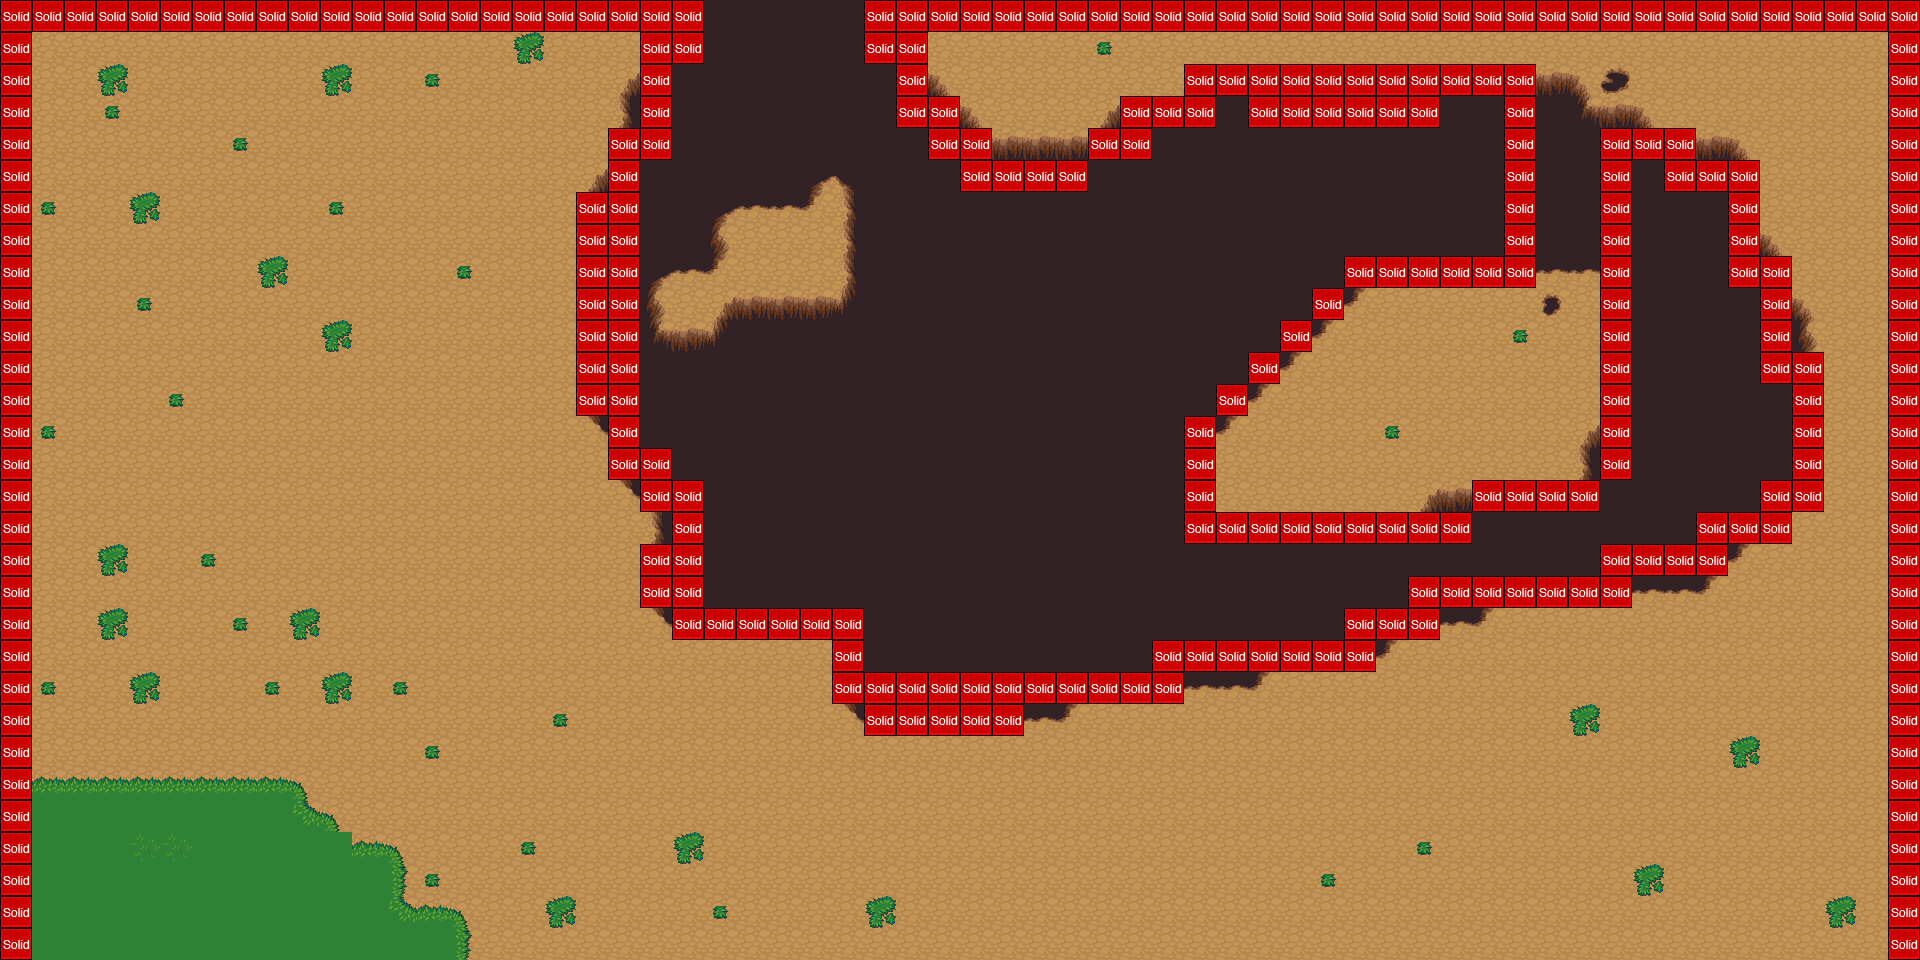

The image is a tile-based game level rendered from a .tmx file. Its description and source (layers, tilesets, objects; grid data summarised) follow:
An orthogonal 60x30 tile map with 32x32 px tiles, 3 tile layers (background, holesandgrass, collision), 4 tilesets and 10 objects (8x EnemyEntity, mainPlayer, me.LevelEntity).

<map version="1.0" orientation="orthogonal" width="60" height="30" tilewidth="32" tileheight="32">
 <tileset firstgid="1" name="dirt" tilewidth="32" tileheight="32">
  <image source="assets/dirt.png" width="96" height="192" />
 </tileset>
 <tileset firstgid="19" name="hole" tilewidth="32" tileheight="32">
  <image source="assets/hole.png" width="96" height="192" />
 </tileset>
 <tileset firstgid="37" name="grass" tilewidth="32" tileheight="32">
  <image source="assets/grass.png" width="96" height="192" />
 </tileset>
 <tileset firstgid="55" name="metatiles32x32" tilewidth="32" tileheight="32">
  <image source="assets/metatiles32x32.png" width="160" height="32" />
  <tile id="0">
   <properties>
    <property name="type" value="solid" />
   </properties>
  </tile>
 </tileset>
 <layer name="background" width="60" height="30">
  <data>[1800 cells, 1800 non-empty, 1 distinct tile ids]</data>
 </layer>
 <layer name="holesandgrass" width="60" height="30">
  <data>[1800 cells, 755 non-empty, 26 distinct tile ids]</data>
 </layer>
 <objectgroup name="Entities" width="60" height="30">
  <object name="mainPlayer" x="661" y="806" width="85" height="64">
   <properties>
    <property name="image" value="gray_mage" />
    <property name="spriteheight" value="64" />
    <property name="spritewidth" value="64" />
   </properties>
  </object>
  <object name="me.LevelEntity" x="27" y="916" width="1855" height="39">
   <properties>
    <property name="duration" value="250" />
    <property name="fade" value="#000000" />
    <property name="to" value="area0_n" />
   </properties>
  </object>
 </objectgroup>
 <objectgroup name="EnemyEntities" width="60" height="30">
  <object name="EnemyEntity" x="46" y="50" width="508" height="609">
   <properties>
    <property name="image" value="malesoldierzombie" />
    <property name="spriteheight" value="64" />
    <property name="spritewidth" value="64" />
   </properties>
  </object>
  <object name="EnemyEntity" x="52" y="60" width="284" height="820">
   <properties>
    <property name="image" value="malesoldierzombie" />
    <property name="spriteheight" value="64" />
    <property name="spritewidth" value="64" />
   </properties>
  </object>
  <object name="EnemyEntity" x="45" y="151" width="516" height="343">
   <properties>
    <property name="image" value="malesoldierzombie" />
    <property name="spriteheight" value="64" />
    <property name="spritewidth" value="64" />
   </properties>
  </object>
  <object name="EnemyEntity" x="68" y="601" width="557" height="290">
   <properties>
    <property name="image" value="malesoldierzombie" />
    <property name="spriteheight" value="64" />
    <property name="spritewidth" value="64" />
   </properties>
  </object>
  <object name="EnemyEntity" x="1360" y="315" width="203" height="153">
   <properties>
    <property name="image" value="malesoldierzombie" />
    <property name="spriteheight" value="64" />
    <property name="spritewidth" value="64" />
   </properties>
  </object>
  <object name="EnemyEntity" x="1510" y="622" width="294" height="286">
   <properties>
    <property name="image" value="malesoldierzombie" />
    <property name="spriteheight" value="64" />
    <property name="spritewidth" value="64" />
   </properties>
  </object>
  <object name="EnemyEntity" x="959" y="744" width="409" height="146">
   <properties>
    <property name="image" value="malesoldierzombie" />
    <property name="spriteheight" value="64" />
    <property name="spritewidth" value="64" />
   </properties>
  </object>
  <object name="EnemyEntity" x="659" y="680" width="166" height="213">
   <properties>
    <property name="image" value="malesoldierzombie" />
    <property name="spriteheight" value="64" />
    <property name="spritewidth" value="64" />
   </properties>
  </object>
 </objectgroup>
 <layer name="collision" width="60" height="30">
  <data>[1800 cells, 284 non-empty, 1 distinct tile ids]</data>
 </layer>
</map>
